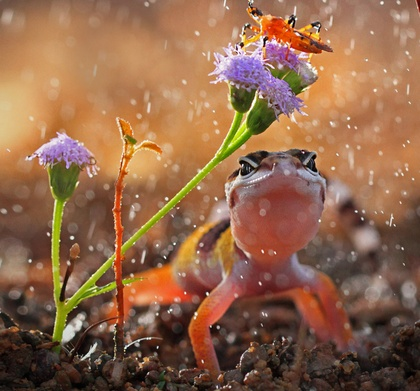
%> input picture 2017sp-stu/信息论与编码/图形一维熵/test.jpg, 420 x 391 px, shrunk from 674 x 627 before the run
$ octave channal.m   (GNU Octave 9; MATLAB toolbox functions it lacks are replaced by stand-ins)
%> lines starting %> are read from the running program, lines starting %| are printed output that depends on the picture
clear all ; close all
%% 验证1234 题
Input = [1/4,1/18,0; 1/18,1/3,1/18; 0,1/18,7/36];
% H1 = Entropy(Input)
% H2 = JEntropy(P);
% H3 = IInfo(P);

%% 求图像一维熵
% 输入图像和显示原图像和灰度图像
filename =( 'test.jpg');
image1 = imread(filename);
%> image1 is the input picture: size 391x420x3 uint8; mean R, G, B 145.6, 103.5, 75
im = rgb2gray(image1);
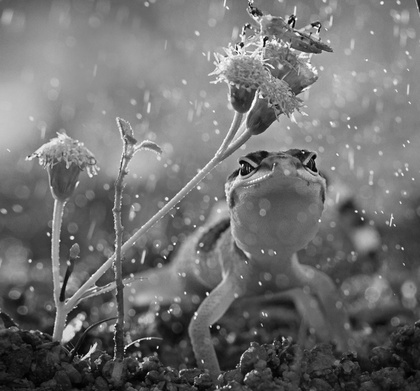
%> im: size 391x420 uint8; min 0, max 254, mean 112.8
subplot(2,1,1);
imshow(image1);title('原图像')
subplot(2,1,2);
imshow(im); title('灰度图像')
[M,N]=size(im);
%> M = 391; N = 420
temp=zeros(1,256);

%对图像的灰度值在[0,255]上做统计
for m=1:M;
    % 一共256个可能性
    for  n=1:N;
        if im(m,n)==0;
            i=1;
        else
            i=im(m,n);
        end
        temp(i)=temp(i)+1;
    end
end
%> after the loop, i = 27; temp = 256 values, max 1867 at index 146, min 0 at index 255, mean 641.5
temp=temp./(M*N);  % 每个灰度阶象素概率
%> temp = 256 values, max 0.0114 at index 146, min 0 at index 255, mean 0.00391

%由熵的定义做计算
result=0;

for  i=1:length(temp)
    % 计算一位灰度熵，H = Pi*logPi, i= 1:256
    if temp(i)==0;
        result=result;
    else
        result=result-temp(i)*log2(temp(i))
    end
end
%> this loop made 256 passes
%> result on passes 1 to 12: 0.00115, 0.00355, 0.00699, 0.0102, 0.0147, 0.0192, 0.0245, 0.0313, 0.039, 0.0489, 0.0594, 0.0712
%> after the loop, result = 7.47
